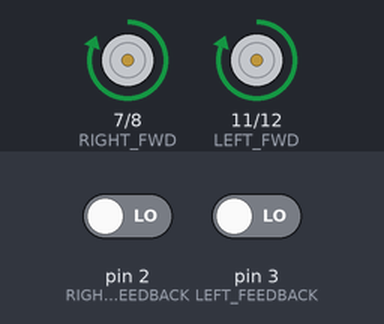
Recording of a sketch running on a simulated Arduino Uno, built with avr-gcc and run on an emulated ATmega328P. Parts: motor-driver pin pairs drawn as motors (green arrow = first pin HIGH = forward, orange = second pin HIGH = backward, longer = more drive, scaled by the enable pin). The test bench sets the inputs (shaded band); at power-on: pin 2 (RIGHT_FEEDBACK) LOW, pin 3 (LEFT_FEEDBACK) LOW. At 22.8 s the program stops and its outputs stay as they are.

Above: at 0.1 s.
At 10.6 s:
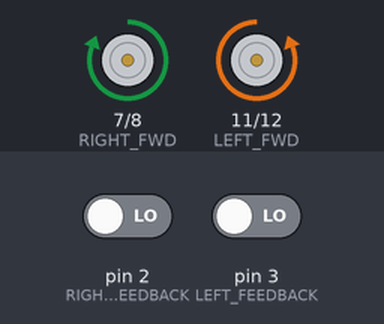
At 16.3 s:
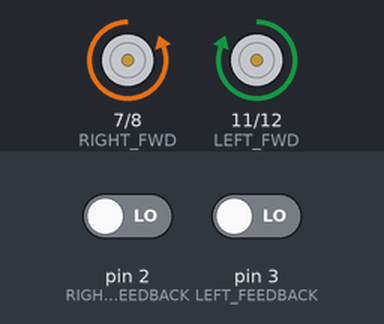
At 22.9 s:
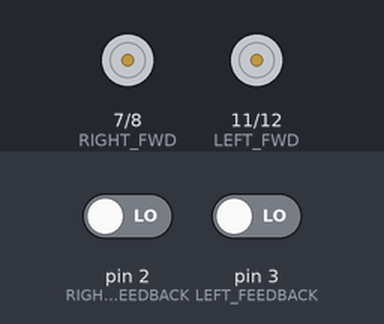
Timing chart, 0 to 24.3 s (numbered marks = the images above):
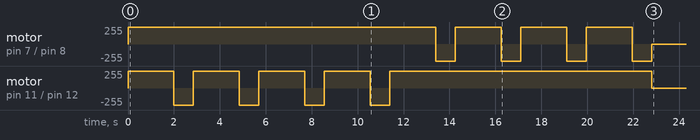

Measured:
- by itself, motor on pin 7 (RIGHT_FWD) / pin 8 (RIGHT_REV): repeats every 2.9 s: backward 255/255 0.85 s, forward 255/255 2.0 s
- by itself, motor on pin 11 (LEFT_FWD) / pin 12 (LEFT_REV): stopped → forward 255/255 at 0.00 s, → backward 255/255 2.0 s later, → forward 255/255 0.85 s later, → backward 255/255 2.0 s later, … (10 changes in this stretch)

The sketch:

story_7.ino
```cpp
// C++ code
#define LEFT_REV 12
#define LEFT_FWD 11
#define LEFT_ENABLE 10
#define RIGHT_ENABLE 9
#define RIGHT_FWD 7
#define RIGHT_REV 8

const int RIGHT_FEEDBACK = 2;
const int LEFT_FEEDBACK = 3;

volatile int leftcounter = 0;
volatile int rightcounter = 0;

void forward(int delaytime, int left_speed, int right_speed) {
  digitalWrite(LEFT_FWD, HIGH);
  digitalWrite(RIGHT_FWD, HIGH);
  digitalWrite(LEFT_REV, LOW);
  digitalWrite(RIGHT_REV, LOW);
  analogWrite(LEFT_ENABLE, left_speed);
  analogWrite(RIGHT_ENABLE, right_speed);
  delay(delaytime);
}

void rev(int delaytime, int left_speed, int right_speed) {
  digitalWrite(LEFT_REV, HIGH);
  digitalWrite(RIGHT_REV, HIGH);
  digitalWrite(LEFT_FWD, LOW);
  digitalWrite(RIGHT_FWD, LOW);
  analogWrite(LEFT_ENABLE, left_speed);
  analogWrite(RIGHT_ENABLE, right_speed);
  delay(delaytime);
}

void left(int delaytime) {
  digitalWrite(LEFT_REV, HIGH);
  digitalWrite(LEFT_FWD, LOW);
  digitalWrite(RIGHT_FWD, HIGH);
  digitalWrite(RIGHT_REV, LOW);
  digitalWrite(LEFT_ENABLE, HIGH);
  digitalWrite(RIGHT_ENABLE, HIGH);
  delay(delaytime);
}

void right(int delaytime) {
  digitalWrite(LEFT_FWD, HIGH);
  digitalWrite(LEFT_REV, LOW);
  digitalWrite(RIGHT_REV, HIGH);
  digitalWrite(RIGHT_FWD, LOW);
  digitalWrite(LEFT_ENABLE, HIGH);
  digitalWrite(RIGHT_ENABLE, HIGH);
  delay(delaytime);
}

void stop(int delaytime) {
  digitalWrite(LEFT_ENABLE, LOW);
  digitalWrite(RIGHT_ENABLE, LOW);
  delay(delaytime);
}

void forward_count(int count, int speed) {
  digitalWrite(LEFT_FWD, HIGH);
  digitalWrite(RIGHT_FWD, HIGH);
  digitalWrite(LEFT_REV, LOW);
  digitalWrite(RIGHT_REV, LOW);
  while(leftcounter < count) {
    analogWrite(LEFT_ENABLE, speed);
    analogWrite(RIGHT_ENABLE,  speed);
  }
  digitalWrite(LEFT_ENABLE, LOW);
  digitalWrite(RIGHT_ENABLE, LOW);
}

void setup()
{
  pinMode(LEFT_REV, OUTPUT);
  pinMode(LEFT_FWD, OUTPUT);
  pinMode(LEFT_ENABLE, OUTPUT);
  pinMode(RIGHT_ENABLE, OUTPUT);
  pinMode(RIGHT_FWD, OUTPUT);
  pinMode(RIGHT_REV, OUTPUT);

  Serial.begin(115200);
  attachInterrupt(digitalPinToInterrupt(LEFT_FEEDBACK),LeftMotorISR,RISING);
  attachInterrupt(digitalPinToInterrupt(RIGHT_FEEDBACK),RightMotorISR,RISING);
}

void story4() {
  forward(5000, 255, 255);

  stop(1000);

  rev(2000, 255, 255);
}

void LeftMotorISR(){
  leftcounter++;
}

void RightMotorISR(){
  rightcounter++;
}

void story5() {
  forward(2000, 255, 255);

  forward(2000, 100, 200);

  forward(2000, 200, 100);

  forward(2000, 100, 200);

  forward(2000, 200, 100);
}

void story6() {
  forward_count(870, 255);
}

void loop()
{
  forward(2000, 255, 255);

  left(850);

  forward(2000, 255, 255);

  left(850);

  forward(2000, 255, 255);

  left(850);

  forward(2000, 255, 255);

  left(850);

  forward(2000, 255, 255);

  right(850);

  forward(2000, 255, 255);

  right(850);

  forward(2000, 255, 255);

  right(850);

  forward(2000, 255, 255);

  right(850);

  stop(0);

  exit(0);

}
```
